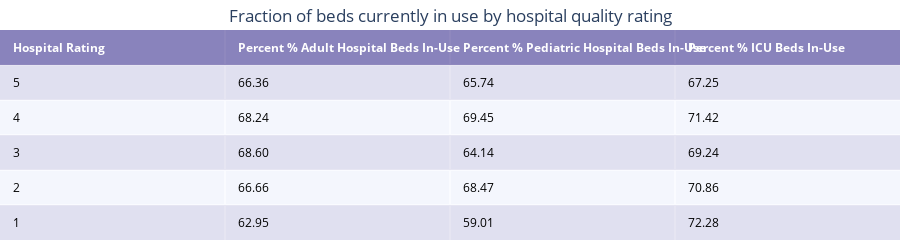

The code cell stored with this chart in its notebook:
### Code cell
# III - table

df_2_2 = ratings

fig_2_2 = ff.create_table(df_2_2, colorscale=colorscale)

fig_2_2.update_layout(
    {'margin':{'t':30}},
    title={
        "text":"Fraction of beds currently in use by hospital quality rating",
        "y":0.96,
        "x":0.5,
        "xanchor":"center",
        "yanchor":"top"
    },
    autosize=True
)

fig_2_2.show()

### Figure 1 — Plotly figure (JSON) as saved in the notebook; plotly's stock layout.template omitted (floating-point values rounded to 4 significant figures)
{"data": [{"colorscale": [[0, "#6a60a9"], [0.5, "#dedcee"], [1, "#F8FAFF"]], "hoverinfo": "none", "opacity": 0.75, "showscale": false, "type": "heatmap", "z": [[0, 0, 0, 0], [0.5, 0.5, 0.5, 0.5], [1, 1, 1, 1], [0.5, 0.5, 0.5, 0.5], [1, 1, 1, 1], [0.5, 0.5, 0.5, 0.5]]}], "layout": {"annotations": [{"align": "left", "font": {"color": "#ffffff"}, "showarrow": false, "text": "<b>Hospital Rating</b>", "x": -0.45, "xanchor": "left", "xref": "x", "y": 0, "yref": "y"}, {"align": "left", "font": {"color": "#ffffff"}, "showarrow": false, "text": "<b>Percent % Adult Hospital Beds In-Use</b>", "x": 0.55, "xanchor": "left", "xref": "x", "y": 0, "yref": "y"}, {"align": "left", "font": {"color": "#ffffff"}, "showarrow": false, "text": "<b>Percent % Pediatric Hospital Beds In-Use</b>", "x": 1.55, "xanchor": "left", "xref": "x", "y": 0, "yref": "y"}, {"align": "left", "font": {"color": "#ffffff"}, "showarrow": false, "text": "<b>Percent % ICU Beds In-Use</b>", "x": 2.55, "xanchor": "left", "xref": "x", "y": 0, "yref": "y"}, {"align": "left", "font": {"color": "#000000"}, "showarrow": false, "text": "5", "x": -0.45, "xanchor": "left", "xref": "x", "y": 1, "yref": "y"}, {"align": "left", "font": {"color": "#000000"}, "showarrow": false, "text": "66.36", "x": 0.55, "xanchor": "left", "xref": "x", "y": 1, "yref": "y"}, {"align": "left", "font": {"color": "#000000"}, "showarrow": false, "text": "65.74", "x": 1.55, "xanchor": "left", "xref": "x", "y": 1, "yref": "y"}, {"align": "left", "font": {"color": "#000000"}, "showarrow": false, "text": "67.25", "x": 2.55, "xanchor": "left", "xref": "x", "y": 1, "yref": "y"}, {"align": "left", "font": {"color": "#000000"}, "showarrow": false, "text": "4", "x": -0.45, "xanchor": "left", "xref": "x", "y": 2, "yref": "y"}, {"align": "left", "font": {"color": "#000000"}, "showarrow": false, "text": "68.24", "x": 0.55, "xanchor": "left", "xref": "x", "y": 2, "yref": "y"}, {"align": "left", "font": {"color": "#000000"}, "showarrow": false, "text": "69.45", "x": 1.55, "xanchor": "left", "xref": "x", "y": 2, "yref": "y"}, {"align": "left", "font": {"color": "#000000"}, "showarrow": false, "text": "71.42", "x": 2.55, "xanchor": "left", "xref": "x", "y": 2, "yref": "y"}, {"align": "left", "font": {"color": "#000000"}, "showarrow": false, "text": "3", "x": -0.45, "xanchor": "left", "xref": "x", "y": 3, "yref": "y"}, {"align": "left", "font": {"color": "#000000"}, "showarrow": false, "text": "68.60", "x": 0.55, "xanchor": "left", "xref": "x", "y": 3, "yref": "y"}, {"align": "left", "font": {"color": "#000000"}, "showarrow": false, "text": "64.14", "x": 1.55, "xanchor": "left", "xref": "x", "y": 3, "yref": "y"}, {"align": "left", "font": {"color": "#000000"}, "showarrow": false, "text": "69.24", "x": 2.55, "xanchor": "left", "xref": "x", "y": 3, "yref": "y"}, {"align": "left", "font": {"color": "#000000"}, "showarrow": false, "text": "2", "x": -0.45, "xanchor": "left", "xref": "x", "y": 4, "yref": "y"}, {"align": "left", "font": {"color": "#000000"}, "showarrow": false, "text": "66.66", "x": 0.55, "xanchor": "left", "xref": "x", "y": 4, "yref": "y"}, {"align": "left", "font": {"color": "#000000"}, "showarrow": false, "text": "68.47", "x": 1.55, "xanchor": "left", "xref": "x", "y": 4, "yref": "y"}, {"align": "left", "font": {"color": "#000000"}, "showarrow": false, "text": "70.86", "x": 2.55, "xanchor": "left", "xref": "x", "y": 4, "yref": "y"}, {"align": "left", "font": {"color": "#000000"}, "showarrow": false, "text": "1", "x": -0.45, "xanchor": "left", "xref": "x", "y": 5, "yref": "y"}, {"align": "left", "font": {"color": "#000000"}, "showarrow": false, "text": "62.95", "x": 0.55, "xanchor": "left", "xref": "x", "y": 5, "yref": "y"}, {"align": "left", "font": {"color": "#000000"}, "showarrow": false, "text": "59.01", "x": 1.55, "xanchor": "left", "xref": "x", "y": 5, "yref": "y"}, {"align": "left", "font": {"color": "#000000"}, "showarrow": false, "text": "72.28", "x": 2.55, "xanchor": "left", "xref": "x", "y": 5, "yref": "y"}], "autosize": true, "height": 230, "margin": {"b": 0, "l": 0, "r": 0, "t": 30}, "title": {"text": "Fraction of beds currently in use by hospital quality rating", "x": 0.5, "xanchor": "center", "y": 0.96, "yanchor": "top"}, "xaxis": {"dtick": 1, "gridwidth": 2, "showticklabels": false, "tick0": -0.5, "ticks": "", "zeroline": false}, "yaxis": {"autorange": "reversed", "dtick": 1, "gridwidth": 2, "showticklabels": false, "tick0": 0.5, "ticks": "", "zeroline": false}}}
